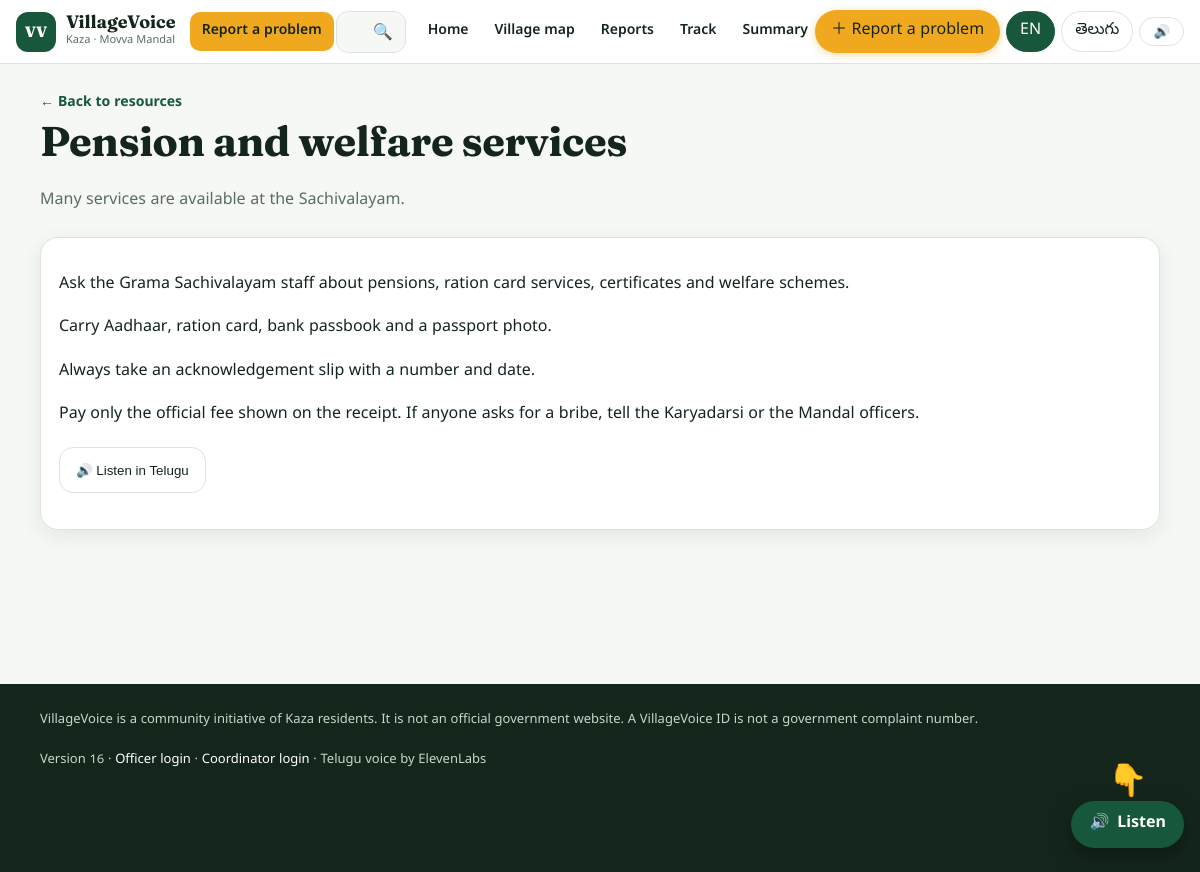
The page /resource/3 on the database its author committed.
### tables this page shows
CREATE TABLE resources(id INTEGER PRIMARY KEY AUTOINCREMENT, title TEXT NOT NULL, title_te TEXT, tag TEXT NOT NULL DEFAULT 'Guide', description TEXT, description_te TEXT, url TEXT, body TEXT, body_te TEXT, sort INTEGER NOT NULL DEFAULT 100, created_at TEXT NOT NULL);

### app.py (the view)
@app.route("/resource/<int:rid>")
def resource(rid):
    r = db.get_resource(rid)
    if not r or not r["body"]: abort(404)
    te = g.lang == "te"
    pick = lambda en, tel: tel if (te and tel) else en
    return render_template("resource.html", r=r, title=pick(r["title"], r["title_te"]), desc=pick(r["description"] or "", r["description_te"]),
                           body=pick(r["body"], r["body_te"]), voice=r["body_te"] or r["body"])

### app.py (called while the page is built)
@app.before_request
def start():
    g.lang = "te" if (request.cookies.get("vv_lang") == "te" or request.headers.get("X-Lang") == "te") else "en"
    session.setdefault("csrf", secrets.token_hex(16))
    if request.method == "POST":
        t = request.form.get("csrf") or request.headers.get("X-CSRF", "")
        if not hmac.compare_digest(t, session["csrf"]): abort(400)

@app.after_request
def finish(r):
    r.headers.update({"X-Content-Type-Options": "nosniff", "X-Frame-Options": "SAMEORIGIN", "Referrer-Policy": "strict-origin-when-cross-origin"})
    if g.get("lang") == "te" and r.mimetype == "text/html" and not r.direct_passthrough:
        r.set_data(translate_html(r.get_data(as_text=True)))
    return r

@app.context_processor
def common():
    return {"villages": VILLAGES, "categories": CATEGORIES, "statuses": STATUSES, "c_status": C_STATUS, "c_status_te": C_STATUS_TE, "icons": ICONS, "kaza": KAZA_DATA, "facilities": FACILITIES, "emergency": EMERGENCY, "kaza_places": KAZA_PLACES, "version": APP_VERSION, "eleven_on": bool(os.environ.get("ELEVENLABS_API_KEY")), "resources": RESOURCES,
            "lang": g.get("lang", "en"), "csrf": session.get("csrf", ""), "resident": session.get("phone"), "resident_name": session.get("name")}

### database.py (called while the page is built)
def connect():
    c = sqlite3.connect(DB)
    c.row_factory = sqlite3.Row
    return c

def get_resource(rid):
    with connect() as c: return c.execute("SELECT * FROM resources WHERE id=?", (rid,)).fetchone()

### templates/resource.html (shortened to what this page needs)
{% extends "base.html" %}{% block content %}<section class="intro"><a class="quiet" href="/opportunities">← Back to resources</a><h1>{{ title }}</h1><p>{{ desc }}</p></section>
<article class="panel">{% for line in body.split('\n') if line.strip() %}<p>{{ line }}</p>{% endfor %}
<div class="actions"><button type="button" class="outline" data-text="{{ voice }}" onclick="speakTelugu(this)">🔊 Listen in Telugu</button></div></article>{% endblock %}

### static/style.css (style rules this page uses)
:root { --ink:#14261c;--g:#17573b;--g2:#2c7d56;--tint:#e8f3ec;--bg:#f5f8f5;--gold:#f0a81e;--blue:#1f6f8b;--red:#c4492d;--line:#dbe5dd;--mute:#5a6e60;--r:18px;--sh:0 6px 22px #14261c14 }
* { box-sizing:border-box }
html { scroll-behavior:smooth }
body { margin:0;background:var(--bg);color:var(--ink);font:16px/1.7 "Noto Sans Telugu","Noto Sans",system-ui,sans-serif;-webkit-tap-highlight-color:transparent }
h1,h2,h3 { font-family:"Fraunces","Noto Serif Telugu",Georgia,serif;line-height:1.2;margin:0 0 .5em;font-weight:700;letter-spacing:-.01em }
h1 { font-size:clamp(2.1rem,7vw,3.6rem) }
a { color:var(--g);text-decoration:none }
main>*:not(.hero):not(.callout) { max-width:1120px;margin-left:auto;margin-right:auto;width:calc(100% - 32px) }
.outline { display:inline-flex;align-items:center;justify-content:center;gap:6px;min-height:46px;border:1.5px solid var(--line);border-radius:14px;background:#fff;padding:8px 16px;font:700 14px inherit;color:var(--ink);cursor:pointer }
.quiet { font-weight:700;font-size:14px }
.actions { display:flex;gap:12px;flex-wrap:wrap;align-items:center;margin:18px 0 }
.card,.panel,.project,.resources article,.mapcard { background:#fff;border:1px solid var(--line);border-radius:var(--r);padding:18px;box-shadow:var(--sh) }
.intro { padding:26px 0 6px }
.intro h1 { font-size:clamp(1.8rem,5vw,2.6rem) }
.intro p { color:var(--mute);max-width:64ch }
.panel,.filters,.cards,.resources,.maplayout,.adminlayout,.tablepanel,.feed,.chips { margin-bottom:18px }

### rows shown on the page
resources: title "Pension and welfare services", description "Many services are available at the Sachivalayam."

### other values the page prints
{{ line }} "Ask the Grama Sachivalayam staff about pensions, ration card services, certificates and welfare schemes." "Carry Aadhaar, ration card, bank passbook and a passport photo." "Always take an acknowledgement slip with a number and date." "Pay only the official fee shown on the receipt. If anyone asks for a bribe, tell the Karyadarsi or the Mandal officers."
{{ version }} "16"
